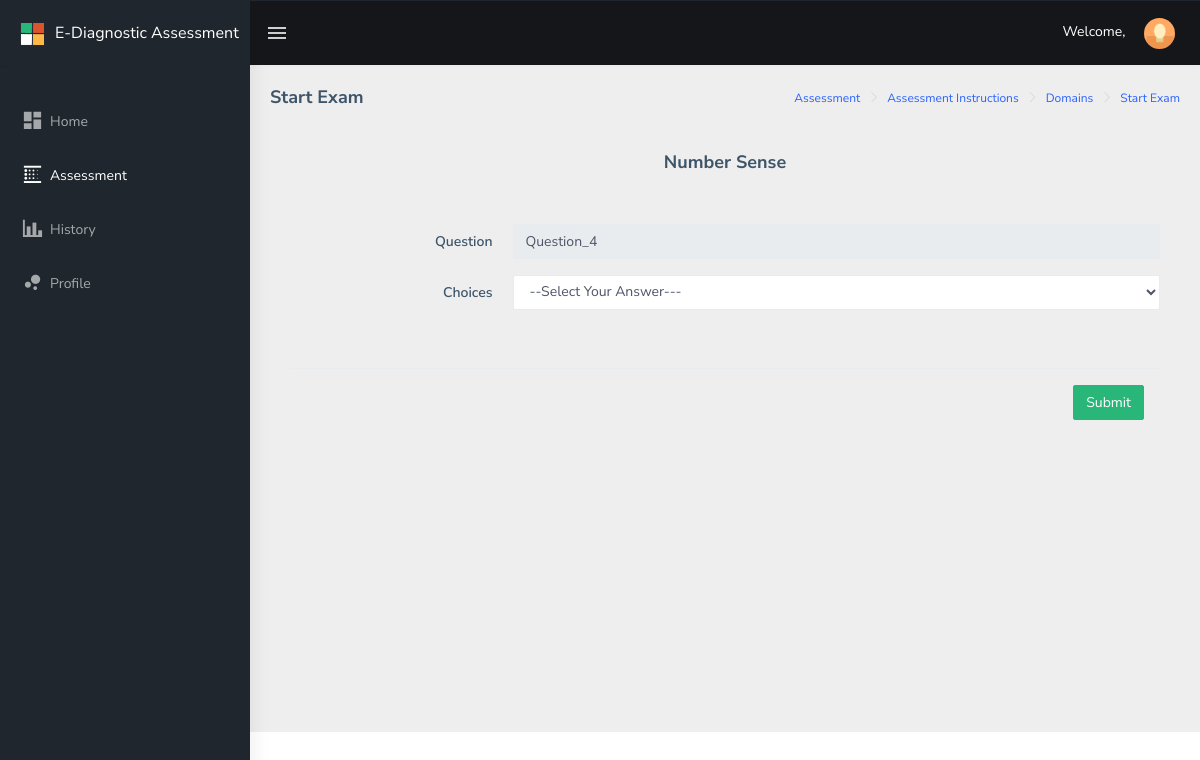
/public/main/student/assessment/domains/startexam/index.php?drxassessment_domain_name=Number Sense, run on an earlier commit of the app's database.
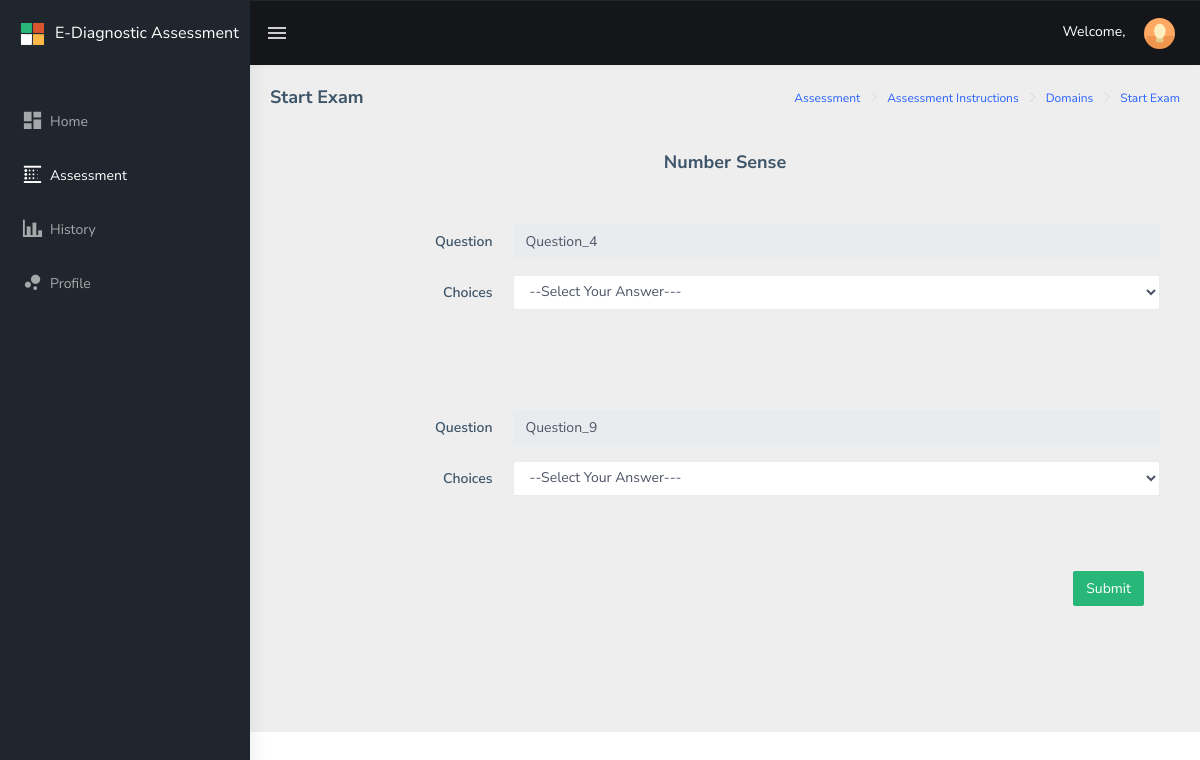
And on a later commit of the database.
### tables this page shows
CREATE TABLE `drxassessment_assessment` (
  `drxassessment_id` int(11) NOT NULL,
  `drxassessment_question1` text NOT NULL,
  `drxassessment_answer` text NOT NULL,
  `drxassessment_domain` text NOT NULL,
  `drxassessment_q1_answer_1` text NOT NULL,
  `drxassessment_q1_answer_2` text NOT NULL,
  `drxassessment_q1_answer_3` text NOT NULL,
  `drxassessment_q1_answer_4` text NOT NULL,
  `drxassessment_order` int(11) NOT NULL,
  `drxassessment_order_value` text NOT NULL,
  `drxassessment_status` int(1) NOT NULL,
  `drxassessment_created_at` datetime NOT NULL,
  `drxassessment_updated_at` datetime NOT NULL
);

### public/main/student/assessment/domains/startexam/index.php (the view, shortened to what the changed rows need)
<?php
include("../../../../../../config/common/asdasf9z09x0c90zx90123.php");
if (!empty($_GET['drxassessment_domain_name'])) {
    $drxassessment_domain_name = $_GET['drxassessment_domain_name'];
} else {
    $drxassessment_domain_name = "";
}
?>
<!DOCTYPE html>
<html dir="ltr" lang="en">
<head>
    <link href="../../../../../assets/libs/flot/css/float-chart.css" rel="stylesheet">
    <link href="../../../../../dist/css/style.min.css" rel="stylesheet">
    <link href="../../../../../assets/libs/datatables.net-bs4/css/dataTables.bootstrap4.css" rel="stylesheet">
</head>
<body>
    <div id="main-wrapper">
        <div class="page-wrapper">
        <div class="container-fluid">
            <div class="card-body">
                    <form method="POST" enctype="multipart/form-data">
                        <?php
                        $result2 = $connection->prepare("SELECT * FROM drxassessment_assessment WHERE drxassessment_domain = :drxassessment_domain");
                        $result2->execute( array( 'drxassessment_domain' => $drxassessment_domain_name) );
                                 while ($row2 = $result2->fetch(PDO::FETCH_ASSOC))
                                 {
                                        $drxassessment_question1 = $row2['drxassessment_question1'];
                        ?> <br /> <br />
                            <div class="form-group row">
                                    <label for="fname" class="col-sm-3 text-right control-label col-form-label">Question</label>
                                    <div class="col-sm-9">
                                            <input type="text" class="form-control" id="drxassessment_question_student" name="drxassessment_question_student[]" value="<?php echo $drxassessment_question1; ?>" readonly>
                                    </div>
                            </div>
                            <div class="form-group row">
                                <label for="fname" class="col-sm-3 text-right control-label col-form-label">Choices</label>
                                    <div class="col-sm-9">
                                        <select class="form-control" name="drxassessment_student_answer[]" id="drxassessment_student_answer" required>
                                            <option value="" disabled selected>--Select Your Answer---</option>
                                        </select>
                                    </div>
                            </div> <br /> <br />
                        <?php } ?>
                    </form>
        </div>
    </div>
    </div>
</body>
</html>

What changed in the data, as far as the page shows it:
now on this page (row edited): drxassessment_assessment: drxassessment_question1 "Question_9"
